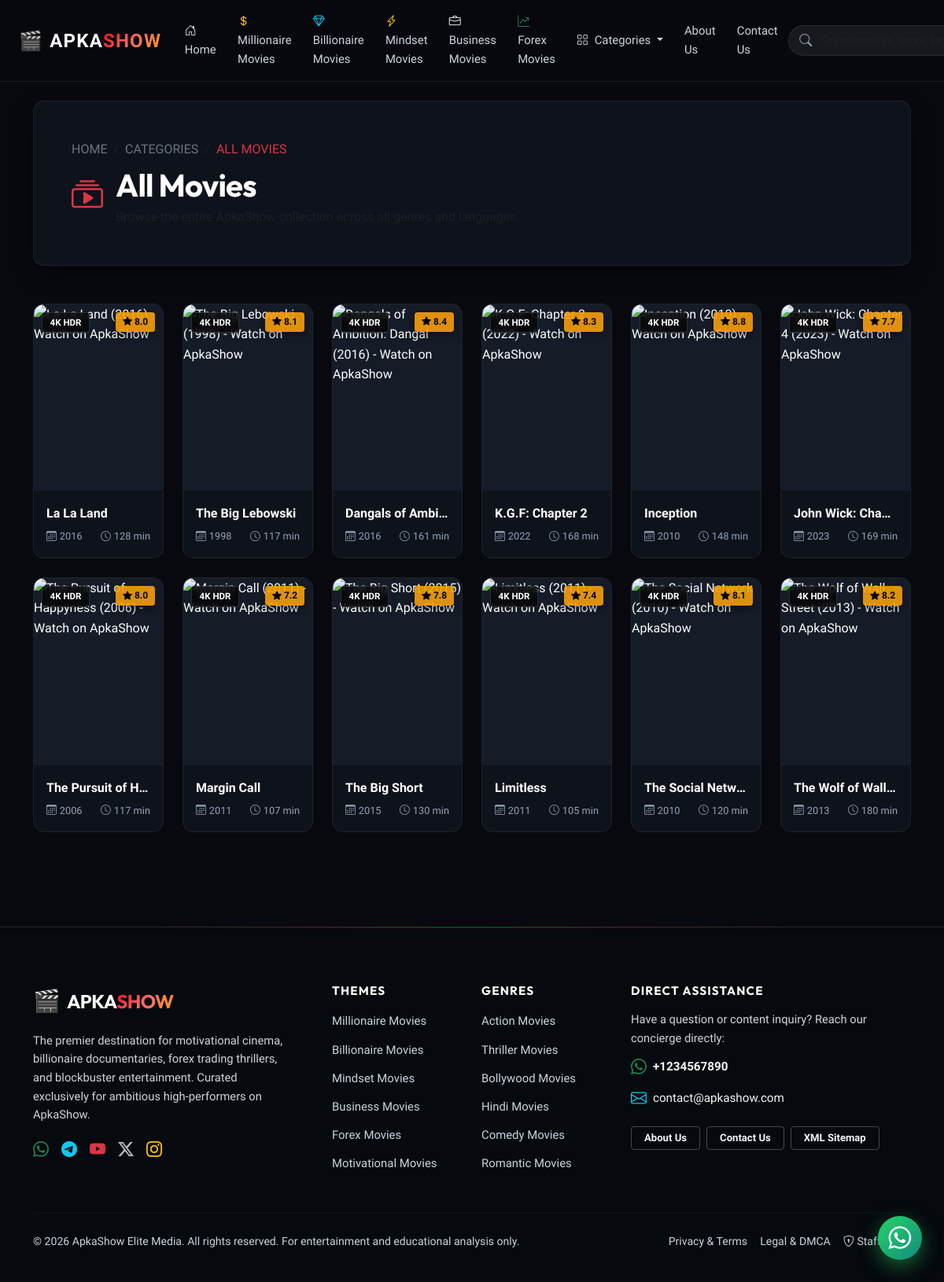
The app's page /category.php with its own data.
### tables this page shows
CREATE TABLE `categories` (
  `id` INT AUTO_INCREMENT PRIMARY KEY,
  `name` VARCHAR(100) NOT NULL,
  `slug` VARCHAR(120) NOT NULL UNIQUE,
  `description` TEXT NULL,
  `icon` VARCHAR(50) NULL DEFAULT 'bi-film',
  `meta_title` VARCHAR(150) NULL,
  `meta_description` VARCHAR(255) NULL,
  `display_order` INT NOT NULL DEFAULT 0,
  `status` TINYINT(1) NOT NULL DEFAULT 1,
  `created_at` TIMESTAMP DEFAULT CURRENT_TIMESTAMP,
  `updated_at` TIMESTAMP DEFAULT CURRENT_TIMESTAMP ON UPDATE CURRENT_TIMESTAMP,
  INDEX `idx_slug` (`slug`),
  INDEX `idx_status` (`status`)
);

CREATE TABLE `movies` (
  `id` INT AUTO_INCREMENT PRIMARY KEY,
  `title` VARCHAR(200) NOT NULL,
  `slug` VARCHAR(220) NOT NULL UNIQUE,
  `poster` VARCHAR(255) NOT NULL,
  `banner` VARCHAR(255) NULL,
  `short_description` VARCHAR(500) NOT NULL,
  `description` LONGTEXT NOT NULL,
  `category_id` INT NOT NULL,
  `genre` VARCHAR(150) NOT NULL,
  `language` VARCHAR(80) NOT NULL DEFAULT 'English',
  `release_year` INT NOT NULL,
  `duration` VARCHAR(50) NOT NULL,
  `rating` DECIMAL(3,1) DEFAULT 8.5,
  `tags` VARCHAR(255) NULL,
  `trailer_url` VARCHAR(255) NULL,
  `trailer_file` VARCHAR(255) NULL,
  `watch_url` VARCHAR(255) NULL,
  `download_url` VARCHAR(255) NULL,
  `is_featured` TINYINT(1) NOT NULL DEFAULT 0,
  `is_popular` TINYINT(1) NOT NULL DEFAULT 0,
  `views_count` INT NOT NULL DEFAULT 0,
  `status` TINYINT(1) NOT NULL DEFAULT 1,
  `meta_title` VARCHAR(180) NULL,
  `meta_description` VARCHAR(255) NULL,
  `meta_keywords` VARCHAR(255) NULL,
  `canonical_url` VARCHAR(255) NULL,
  `created_at` TIMESTAMP DEFAULT CURRENT_TIMESTAMP,
  `updated_at` TIMESTAMP DEFAULT CURRENT_TIMESTAMP ON UPDATE CURRENT_TIMESTAMP,
  INDEX `idx_slug` (`slug`),
  INDEX `idx_cat` (`category_id`),
  INDEX `idx_featured` (`is_featured`),
  INDEX `idx_status` (`status`),
  CONSTRAINT `fk_movies_category` FOREIGN KEY (`category_id`) REFERENCES `categories` (`id`) ON DELETE CASCADE
);

### includes/movie_card.php (the view, shortened to what the rows shown need)
<?php
$movieRating = !empty($movie['rating']) ? number_format((float)$movie['rating'], 1) : '8.5';
$movieYear = !empty($movie['release_year']) ? $movie['release_year'] : '2024';
$movieDuration = !empty($movie['duration']) ? $movie['duration'] : '120 min';
$movieDetailUrl = BASE_URL . '/movie.php?slug=' . urlencode($movie['slug']);
?>
<div class="col-6 col-md-4 col-lg-3 col-xl-2">
    <div class="movie-card">
        <div class="movie-poster-box">
            <span class="movie-badge-top">4K HDR</span>
            <span class="movie-rating-badge">
                <i class="bi bi-star-fill"></i> <?php echo e($movieRating); ?>
            </span>
        </div>
        <div class="movie-info">
            <a href="<?php echo e($movieDetailUrl); ?>" class="movie-title" title="<?php echo e($movie['title']); ?>">
                <?php echo e($movie['title']); ?>
            </a>
            <div class="movie-meta">
                <span><i class="bi bi-calendar3 me-1"></i><?php echo e($movieYear); ?></span>
                <span><i class="bi bi-clock me-1"></i><?php echo e($movieDuration); ?></span>
            </div>
        </div>
    </div>
</div>

### includes/header.php (shortened to what the rows shown need)
<?php
require_once __DIR__ . '/functions.php';
try {
    $db = getDB();
    $catStmt = $db->query("SELECT * FROM `categories` WHERE `status` = 1 ORDER BY `display_order` ASC, `name` ASC");
    $navCategories = $catStmt->fetchAll();
} catch (Exception $e) {
    $navCategories = [];
}
$currentSlug = $_GET['slug'] ?? '';
?>
<!DOCTYPE html>
<html lang="en">
<head>
    <link href="https://cdn.jsdelivr.net/npm/bootstrap@5.3.3/dist/css/bootstrap.min.css" rel="stylesheet">
    <link rel="stylesheet" href="https://cdn.jsdelivr.net/npm/bootstrap-icons@1.11.3/font/bootstrap-icons.min.css">
    <link rel="stylesheet" href="<?php echo BASE_URL; ?>/assets/css/cinematic.css">
</head>
<body class="d-flex flex-column min-vh-100">
<nav class="navbar navbar-expand-xl glass-nav sticky-top py-2">
    <div class="container-fluid px-lg-4">
        <div class="collapse navbar-collapse" id="apkaNavbar">
            <ul class="navbar-nav me-auto mb-2 mb-xl-0 align-items-xl-center">
                <?php
                $catsBySlug = [];
                foreach ($navCategories as $nc) {
                    $catsBySlug[$nc['slug']] = $nc;
                }
                ?>
                <li class="nav-item">
                    <a class="nav-link <?php echo ($currentSlug === 'millionaire') ? 'active' : ''; ?>" href="<?php echo BASE_URL; ?>/category.php?slug=millionaire">
                        <i class="bi bi-currency-dollar me-1 text-warning"></i> <?php echo e($catsBySlug['millionaire']['name'] ?? 'Millionaire Movies'); ?>
                    </a>
                </li>
                <li class="nav-item">
                    <a class="nav-link <?php echo ($currentSlug === 'billionaire') ? 'active' : ''; ?>" href="<?php echo BASE_URL; ?>/category.php?slug=billionaire">
                        <i class="bi bi-gem me-1 text-info"></i> <?php echo e($catsBySlug['billionaire']['name'] ?? 'Billionaire Movies'); ?>
                    </a>
                </li>
                <li class="nav-item">
                    <a class="nav-link <?php echo ($currentSlug === 'mindset') ? 'active' : ''; ?>" href="<?php echo BASE_URL; ?>/category.php?slug=mindset">
                        <i class="bi bi-lightning-charge me-1 text-warning"></i> <?php echo e($catsBySlug['mindset']['name'] ?? 'Mindset Movies'); ?>
                    </a>
                </li>
                <li class="nav-item">
                    <a class="nav-link <?php echo ($currentSlug === 'business') ? 'active' : ''; ?>" href="<?php echo BASE_URL; ?>/category.php?slug=business">
                        <i class="bi bi-briefcase me-1 text-light"></i> <?php echo e($catsBySlug['business']['name'] ?? 'Business Movies'); ?>
                    </a>
                </li>
                <li class="nav-item">
                    <a class="nav-link <?php echo ($currentSlug === 'forex') ? 'active' : ''; ?>" href="<?php echo BASE_URL; ?>/category.php?slug=forex">
                        <i class="bi bi-graph-up-arrow me-1 text-success"></i> <?php echo e($catsBySlug['forex']['name'] ?? 'Forex Movies'); ?>
                    </a>
                </li>
            </ul>
        </div>
    </div>
</nav>
<main class="flex-grow-1">

### category.php (shortened to what the rows shown need)
<?php
require_once __DIR__ . '/includes/functions.php';
$db = getDB();
$page = max(1, (int)($_GET['page'] ?? 1));
$perPage = 12;
$offset = ($page - 1) * $perPage;
$category = null;
$whereClause = "WHERE m.status = 1";
$params = [];
$moviesSql = "SELECT m.*, c.name as category_name, c.slug as category_slug
              FROM `movies` m
              LEFT JOIN `categories` c ON m.category_id = c.id
              $whereClause
              ORDER BY m.id DESC
              LIMIT $perPage OFFSET $offset";
$movieStmt = $db->prepare($moviesSql);
$movieStmt->execute($params);
$movies = $movieStmt->fetchAll();
if ($category) {
    $catName = $category['name'];
    $catDisplayTitle = (stripos($catName, 'Movies') !== false || stripos($catName, 'Films') !== false || stripos($catName, 'Cinema') !== false) ? $catName : ($catName . ' Movies');
    $pageTitle = !empty($category['meta_title']) ? $category['meta_title'] : ($catDisplayTitle . ' | Watch Online HD | ApkaShow');
    $pageDescription = !empty($category['meta_description']) ? $category['meta_description'] : ('Explore the best ' . $catDisplayTitle . ', complete cast info, synopsis, and legal streaming links on ApkaShow.');
    $catDesc = $category['description'];
    $catIcon = $category['icon'] ?: 'bi-film';
} else {
    $catDisplayTitle = 'All Movies';
}
require_once __DIR__ . '/includes/header.php';
?>
<div class="container py-4">
    <div class="glass-card p-4 p-md-5 mb-5 position-relative overflow-hidden">
        <div class="position-relative z-2">
            <div class="d-flex align-items-center gap-3">
                <div>
                    <h1 class="display-6 fw-bold text-white mb-1"><?php echo e($catDisplayTitle); ?></h1>
                </div>
            </div>
        </div>
    </div>
    <div class="row g-3 g-md-4 mb-5">
        <?php if (!empty($movies)): ?>
            <?php foreach ($movies as $movie): ?>
                <?php include __DIR__ . '/includes/movie_card.php'; ?>
            <?php endforeach; ?>
        <?php endif; ?>
    </div>
</div>
<?php require_once __DIR__ . '/includes/footer.php'; ?>

### includes/footer.php (shortened to what the rows shown need)
</main>
<footer class="footer-cinematic mt-5">
    <div class="container">
        <div class="row g-4 mb-4">
            <?php
            $footerCatsBySlug = [];
            foreach ($navCategories as $nc) {
                $footerCatsBySlug[$nc['slug']] = $nc;
            }
            ?>
            <div class="col-lg-2 col-md-6 col-6">
                <ul class="list-unstyled">
                    <li><a href="<?php echo BASE_URL; ?>/category.php?slug=millionaire" class="footer-link"><?php echo e($footerCatsBySlug['millionaire']['name'] ?? 'Millionaire Movies'); ?></a></li>
                    <li><a href="<?php echo BASE_URL; ?>/category.php?slug=billionaire" class="footer-link"><?php echo e($footerCatsBySlug['billionaire']['name'] ?? 'Billionaire Movies'); ?></a></li>
                    <li><a href="<?php echo BASE_URL; ?>/category.php?slug=mindset" class="footer-link"><?php echo e($footerCatsBySlug['mindset']['name'] ?? 'Mindset Movies'); ?></a></li>
                    <li><a href="<?php echo BASE_URL; ?>/category.php?slug=business" class="footer-link"><?php echo e($footerCatsBySlug['business']['name'] ?? 'Business Movies'); ?></a></li>
                    <li><a href="<?php echo BASE_URL; ?>/category.php?slug=forex" class="footer-link"><?php echo e($footerCatsBySlug['forex']['name'] ?? 'Forex Movies'); ?></a></li>
                    <li><a href="<?php echo BASE_URL; ?>/category.php?slug=motivational" class="footer-link"><?php echo e($footerCatsBySlug['motivational']['name'] ?? 'Motivational Movies'); ?></a></li>
                </ul>
            </div>
            <div class="col-lg-2 col-md-6 col-6">
                <ul class="list-unstyled">
                    <li><a href="<?php echo BASE_URL; ?>/category.php?slug=action" class="footer-link"><?php echo e($footerCatsBySlug['action']['name'] ?? 'Action Movies'); ?></a></li>
                    <li><a href="<?php echo BASE_URL; ?>/category.php?slug=thriller" class="footer-link"><?php echo e($footerCatsBySlug['thriller']['name'] ?? 'Thriller Movies'); ?></a></li>
                    <li><a href="<?php echo BASE_URL; ?>/category.php?slug=bollywood" class="footer-link"><?php echo e($footerCatsBySlug['bollywood']['name'] ?? 'Bollywood Movies'); ?></a></li>
                    <li><a href="<?php echo BASE_URL; ?>/category.php?slug=hindi" class="footer-link"><?php echo e($footerCatsBySlug['hindi']['name'] ?? 'Hindi Movies'); ?></a></li>
                    <li><a href="<?php echo BASE_URL; ?>/category.php?slug=comedy" class="footer-link"><?php echo e($footerCatsBySlug['comedy']['name'] ?? 'Comedy Movies'); ?></a></li>
                    <li><a href="<?php echo BASE_URL; ?>/category.php?slug=romantic" class="footer-link"><?php echo e($footerCatsBySlug['romantic']['name'] ?? 'Romantic Movies'); ?></a></li>
                </ul>
            </div>
        </div>
    </div>
</footer>
</body>
</html>

### records on screen
categories: name "Millionaire Movies"
categories: name "Billionaire Movies"
categories: name "Mindset Movies"
categories: name "Business Movies"
categories: name "Forex Movies"
movies: rating "8.0", title "La La Land", release_year "2016", duration "128 min"
movies: rating "8.1", title "The Big Lebowski", release_year "1998", duration "117 min"
movies: rating "8.4", title "Dangals of Ambi…", release_year "2016", duration "161 min"
movies: rating "8.3", title "K.G.F: Chapter 2", release_year "2022", duration "168 min"
movies: rating "8.8", title "Inception", release_year "2010", duration "148 min"
movies: rating "7.7", title "John Wick: Cha…", release_year "2023", duration "169 min"
movies: rating "8.0", title "The Pursuit of H…", release_year "2006", duration "117 min"
movies: rating "7.2", title "Margin Call", release_year "2011", duration "107 min"
movies: rating "7.8", title "The Big Short", release_year "2015", duration "130 min"
movies: rating "7.4", title "Limitless", release_year "2011", duration "105 min"
movies: rating "8.1", title "The Social Netw…", release_year "2010", duration "120 min"
movies: rating "8.2", title "The Wolf of Wall…", release_year "2013", duration "180 min"
categories: name "Motivational Movies"
categories: name "Action Movies"
categories: name "Thriller Movies"
categories: name "Bollywood Movies"
categories: name "Hindi Movies"
categories: name "Comedy Movies"
categories: name "Romantic Movies"

### other values on screen
$catName "ALL MOVIES"
$catDisplayTitle "All Movies"
get_setting('whatsapp_number', '+1234567890') "+1234567890"
get_setting('contact_email', 'contact@apkashow.com') "contact@apkashow.com"
$footerCopyright "© 2026 ApkaShow Elite Media. All rights reserved. For entertainment and educational analysis only."
